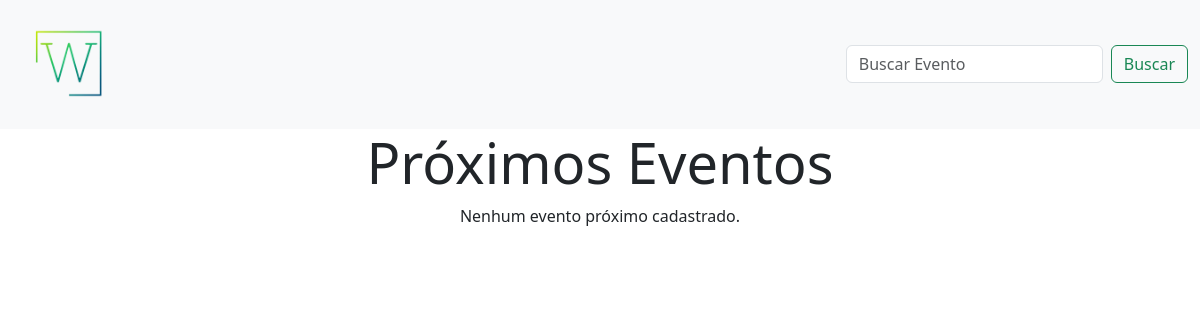
The page /core/home/ on the database as committed earlier.
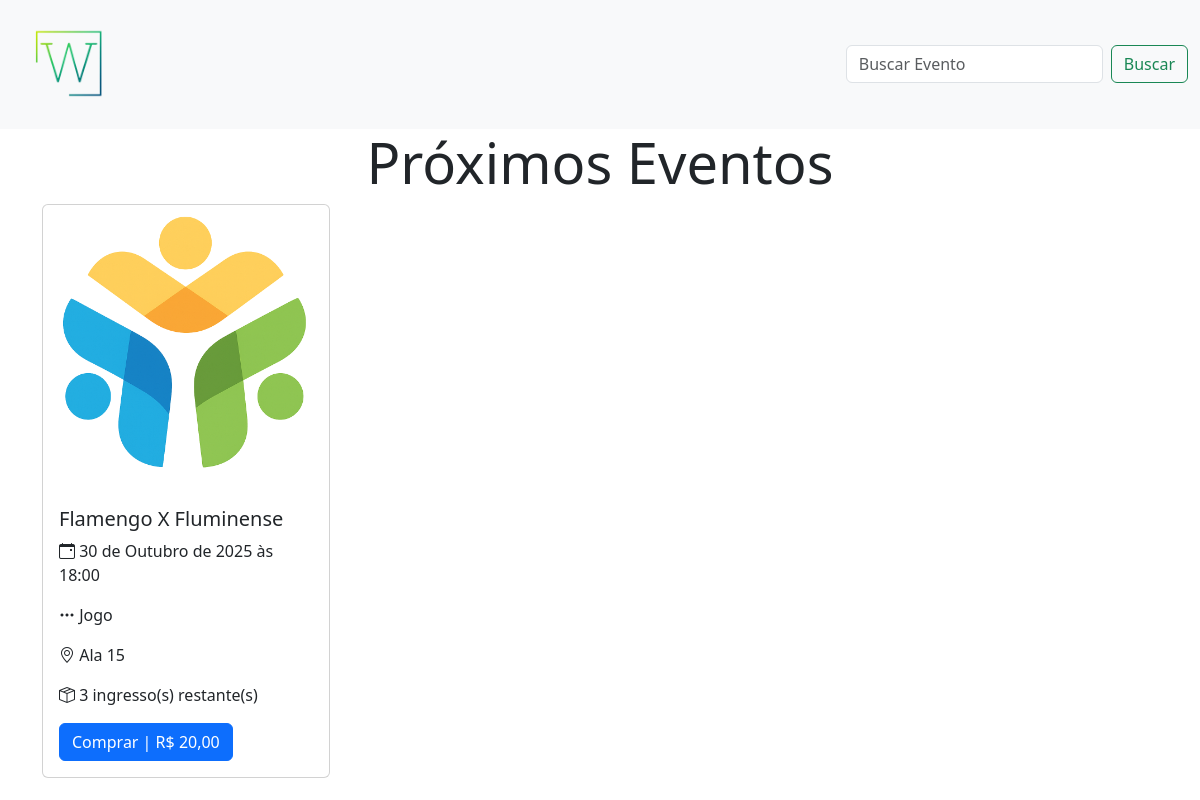
The same page on the database as committed later.
### ingressos/models.py (models this page shows, shortened)
class Ingresso(models.Model):
    class TipoIngresso(models.TextChoices):
        JOGO = 'JOGO', 'Jogo'
        SHOW = 'SHOW', 'Show'
    id = models.UUIDField(
        primary_key=True,
        default=uuid.uuid4,
        editable=False
    )
    tipo = models.CharField(max_length=5, choices=TipoIngresso.choices, default=TipoIngresso.JOGO)
    thumbnail = models.ImageField(blank=True, null=True)
    titulo = models.CharField(max_length=120, verbose_name='Título')
    local = models.CharField(max_length=120, verbose_name='Local do ingresso')
    descricao = models.CharField(max_length=255, verbose_name='Descrição do Ingresso')
    data_horario = models.DateTimeField()
    preco = models.DecimalField(max_digits=6, decimal_places=2, validators=[MinValueValidator(0)])
    estoque_disponivel = models.PositiveSmallIntegerField()

### core/views.py (the view)
# urls.py: path('home/', views.home, name='home')
def home(request):
    if request.method == 'GET':
        ingressos = Ingresso.objects.all()
        context = {
            'ingressos': ingressos
        }
        return render(request, 'core/home.html', context)

### core/templates/core/home.html (shortened to what this page needs)
{% extends 'base.html' %}
{% load static %}
{% block content %}
    <h1 class="display-4 text-center">Próximos Eventos</h1>
    <section>
        {% for ingresso in ingressos %}
        <div class="card" style="width: 18rem;">
            <img src="{{ ingresso.thumbnail.url }}" class="card-img-top" alt="jogo">
            <div class="card-body">
              <h5 class="card-title">{{ ingresso.titulo }}</h5>
              <p class="card-text"><i class="bi bi-calendar-event"></i> {{ ingresso.data_horario }}</p>
              <p class="card-text"><i class="bi bi-three-dots"></i> {{ ingresso.get_tipo_display }}</p>
              <p class="card-text"><i class="bi bi-geo-alt"></i> {{ ingresso.local }}</p>
              <p class="card-text"><i class="bi bi-box-seam"></i></i> {{ ingresso.estoque_disponivel }} ingresso(s) restante(s)</p>
              <a href="#" class="btn btn-primary">Comprar | R$ {{ ingresso.preco }}</a>
            </div>
          </div>
          {% empty %}
            <p class="text-center">Nenhum evento próximo cadastrado.</p>
          {% endfor %}
    </section>
{% endblock %}

### templates/base.html (shortened to what this page needs)
{% load static %}
<!doctype html>
<html lang="pt-br">
  <head>
    <link rel="stylesheet" href="{% static 'css/style.css' %}">
    <link href="https://cdn.jsdelivr.net/npm/bootstrap@5.3.8/dist/css/bootstrap.min.css" rel="stylesheet">
    <link rel="stylesheet" href="https://cdn.jsdelivr.net/npm/bootstrap-icons@1.13.1/font/bootstrap-icons.min.css">
  </head>
  <body>
    <nav class="navbar bg-body-tertiary">
      <div class="container-fluid">
        <a class="navbar-brand"><img id="header-logo" src="{% static 'img/logo.png' %}"></a>
        <form class="d-flex" role="search">
          <input class="form-control me-2" type="search" placeholder="Buscar Evento" aria-label="Search"/>
          <button class="btn btn-outline-success" type="submit">Buscar</button>
        </form>
      </div>
    </nav>
    <div class="container">
      {% block content %} {% endblock %}
    </div>
  </body>
</html>

### static/css/style.css (style rules this page uses)
#header-logo { width: 120px; }

Rows that differ between the two databases and show on the page:
added Ingresso: thumbnail (picture), titulo "Flamengo X Fluminense", data_horario "30 de Outubro de 2025 às 18:00", tipo "Jogo", local "Ala 15", estoque_disponivel "3", preco "20,00"
Other text that changed with them:
text no longer shown: "Nenhum evento próximo cadastrado."
